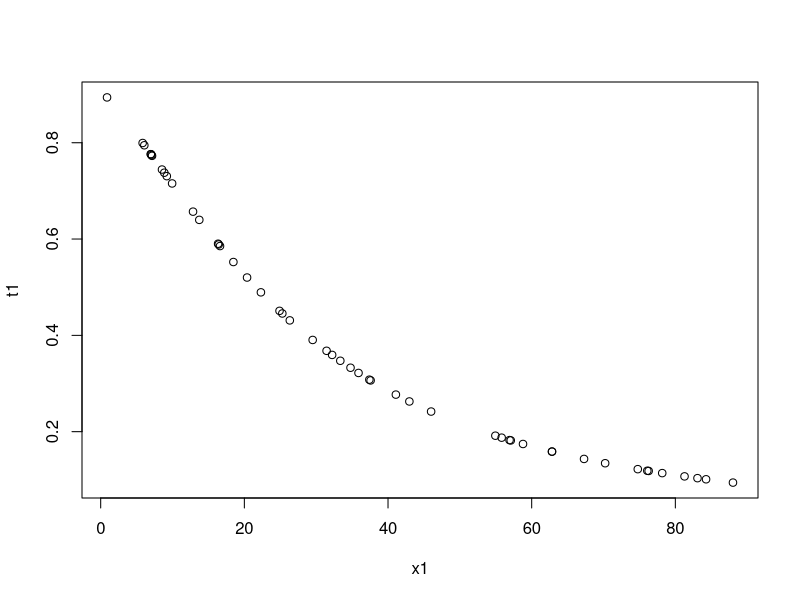
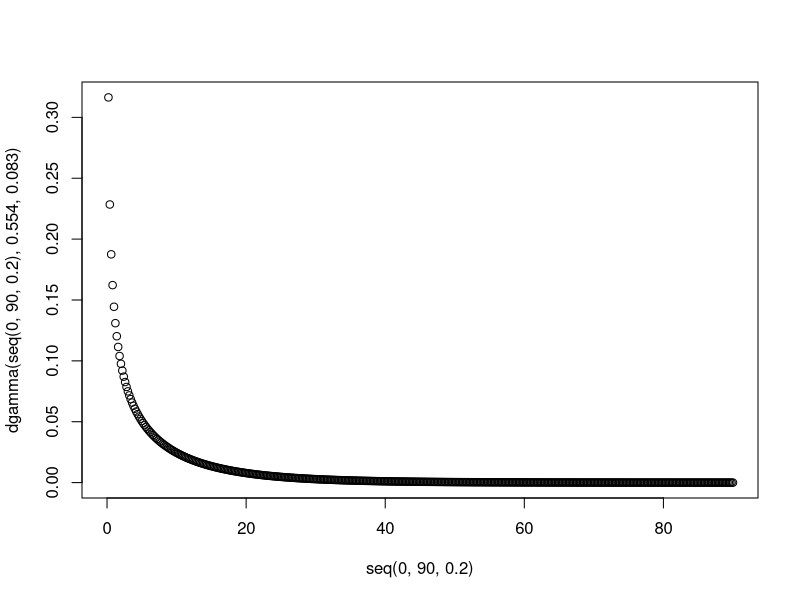
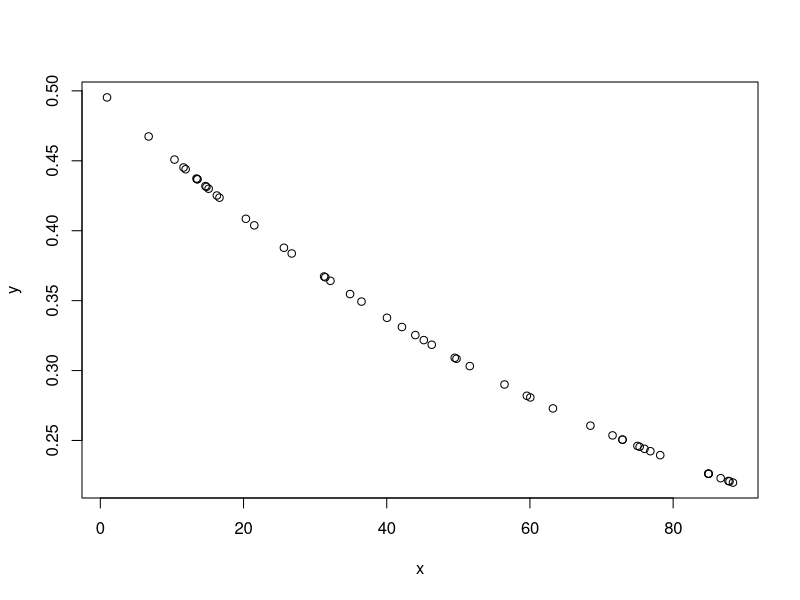
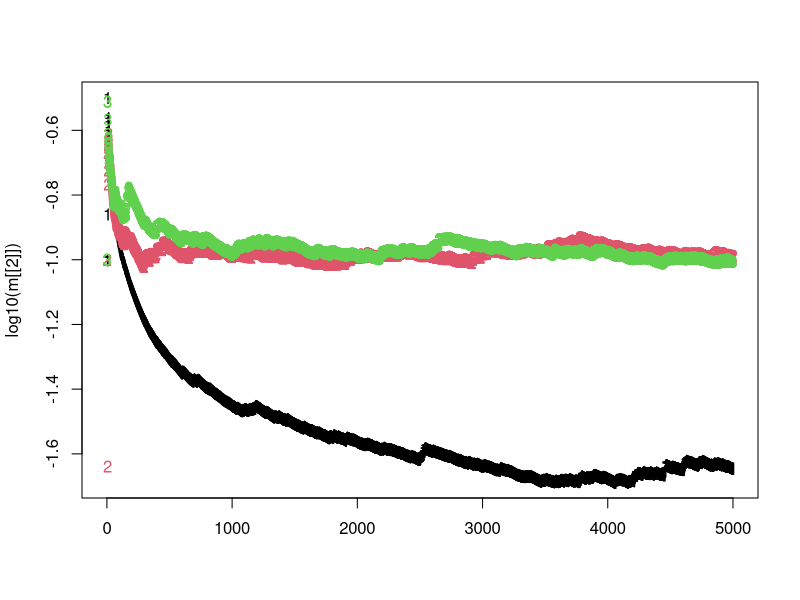
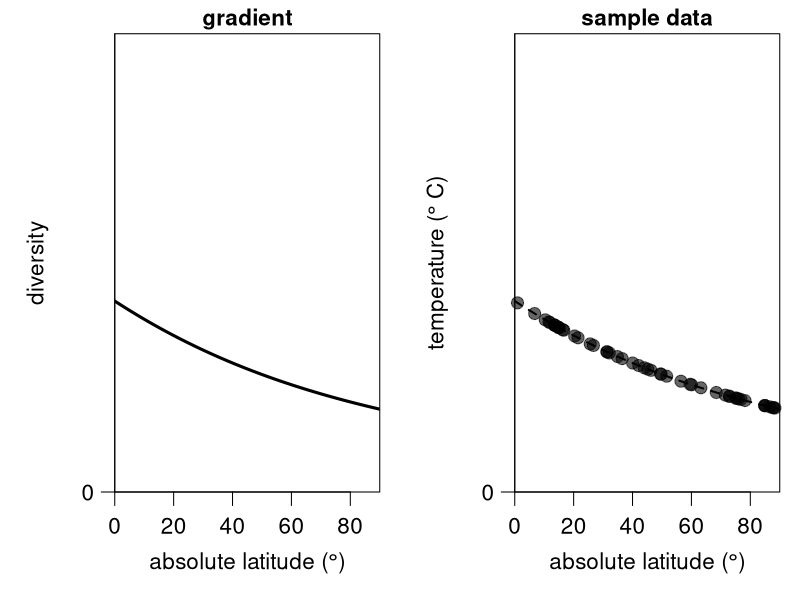
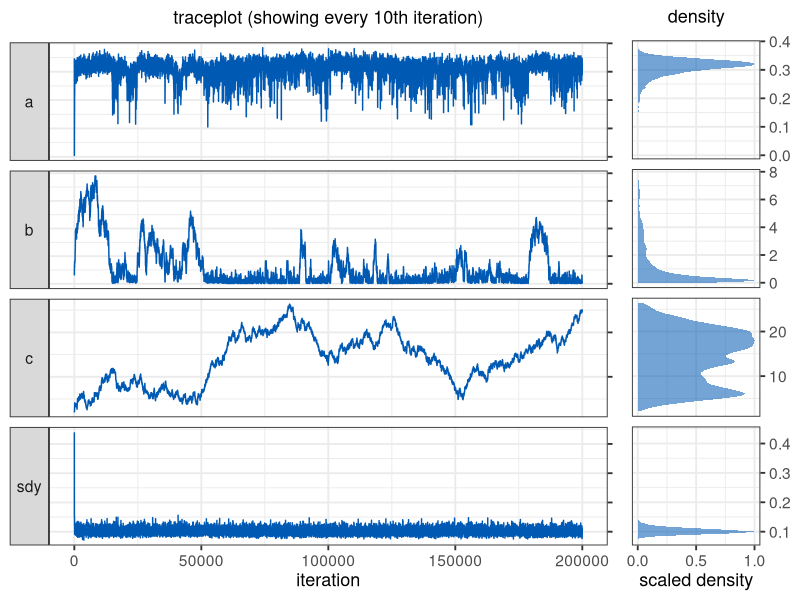
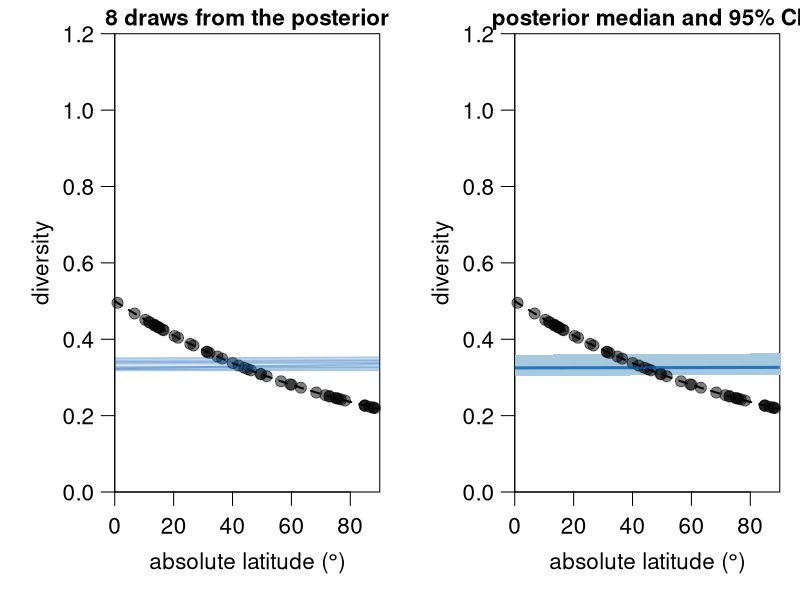
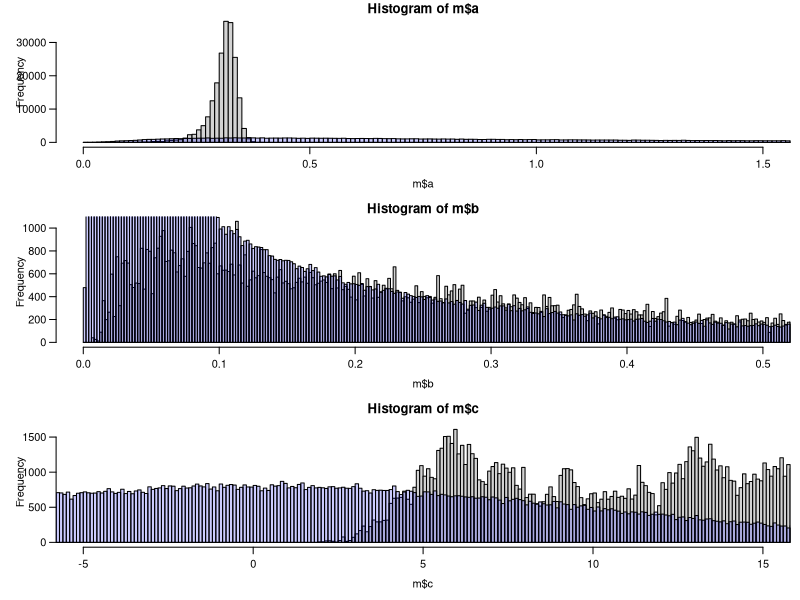

The R script that drew these images, in order:
color = rgb(0.5,0.9,1)

N = 50
x1 <- runif(N,0,90)

a = 0
b = 1
c = -1
sdy = 0
t1 <- 1/(0.1*b*(x1/10-c)^2+1) +a+ rnorm(N,0,sdy)

plot(x1,t1)

plot(seq(0,90,.2), dgamma(seq(0,90,.2),0.554,0.083))

summary(glm(t1~x1, family = Gamma))

glmGamma <- glm(t1 ~ x1, family = Gamma(link =
                                                "identity"))
                library(MASS)
                myshape <- gamma.shape(glmGamma)
                gampred <- predict(glmGamma , type = "response", se = TRUE,
                                   dispersion = 1/myshape$alpha)
                summary(glmGamma, dispersion = 1/myshape$alpha)

#lm(t1 ~ a/(b*(x/10-c)^2+1))

######################################################
######################################################
### A Metropolis-Hastings algorithm for Latitudinal
### Temperature Gradients
###
### by Kilian Eichenseer
### February 2022
###
######################################################
######################################################
### FUNCTIONS

gradient <- function(x, coeff, sdy) { # sigma is labelled "sdy"
  a = coeff[1]
  b = coeff[2]
  c = coeff[3]
  return(1/(b*(x/100-c)^2+1)+ a + rnorm(length(x),0,sdy))
}

loglik <- function(x, y,  coeff, sdy) {
  a = coeff[1]
  b = coeff[2]
  c = coeff[3]
  pred = 1/(b*(x/100-c)^2+1)+a
  return(sum(dnorm(y, mean = pred, sd = sdy, log = TRUE)))
}

logprior <- function(coeff) {
  return(sum(c(
    dlnorm(coeff[1], 0, 1, log = TRUE),
    dlnorm(coeff[2], -2, 1.5, log = TRUE),
    dnorm(coeff[3], 0, 10, log = TRUE))))
}

logposterior <- function(x, y, coeff, sdy){
  return (loglik(x, y, coeff, sdy) + logprior(coeff))
}

MH_propose <- function(coeff, proposal_sd){
  return(rnorm(3,mean = coeff, sd= c(.1,.1,.1)))
}

weighted_var <- function(x, weights, sum_weights) {
  sum(weights*((x-sum(weights*x)/sum_weights)^2))/(sum_weights)
}

# Main MCMCM function
run_MCMC <- function(x, y, coeff_inits, sdy_init, nIter, proposal_sd_init = rep(0.1,3), nAdapt = 10000){
  ### Initialisation
  coefficients = array(dim = c(nIter,3)) # set up array to store coefficients
  coefficients[1,] = coeff_inits # initialise coefficients
  sdy = rep(NA_real_,nIter) # set up vector to store sdy
  sdy[1] = sdy_init # intialise sdy
  A_sdy = 3 # parameter for the prior on the inverse gamma distribution of sdy
  B_sdy = 0.1 # parameter for the prior on the inverse gamma distribution of sdy
  n <- length(y)
  shape_sdy <- A_sdy+n/2 # shape parameter for the inverse gamma
  sd_it <- 1
  coeff_sd <- array(NA_real_,dim = c(nAdapt,3))
  coeff_sd[1:2,] <- proposal_sd_init
  coeff_diff <- array(NA_real_,dim = c(nAdapt,3))
  allWeights <- exp((-(nAdapt-2)):0/1000)

  ### The MCMC loop
  for (i in 2:nIter){

    ## 1. Gibbs step to estimate sdy
    sdy[i] = sqrt(1/rgamma(1,shape_sdy,B_sdy+0.5*sum((y-gradient(x,coefficients[i-1,],0))^2)))

    ## 2. Metropolis-Hastings step to estimate the regression coefficients
    proposal = MH_propose(coefficients[i-1,],coeff_sd[sd_it,]) # new proposed values
    if(any(proposal[c(1,2)] <= 0)) HR = 0 else # Q and nu need to be >0
      # Hasting's ratio of the proposal
      HR = exp(logposterior(x = x, y = y, coeff = proposal, sdy = sdy[i]) -
                 logposterior(x = x, y = y, coeff = coefficients[i-1,], sdy = sdy[i]))

    #if(gradient(65, proposal,0) >10) HR = 0
    # accept proposal with probability = min(HR,1)
    if (runif(1) < HR){
      coefficients[i,] = proposal
      # if proposal is rejected, keep the values from the previous iteration
    }else{
      coefficients[i,] = coefficients[i-1,]
    }
    # Adaptation of proposal SD
    if(i < nAdapt){

      coeff_diff[i,] <- coefficients[i,]-coefficients[i-1,]
      if(i>=3) {
        weights = allWeights[(nAdapt-i+2):nAdapt-1]
        sum_weights = sum(weights)
        weighted_var_coeff <- apply(coeff_diff[2:i,], 2, function(f) weighted_var(
          f, weights = weights, sum_weights = sum_weights))


        coeff_sd[i+1,] <- ifelse(weighted_var_coeff==0,
                                 sqrt(coeff_sd[i,]^2/10),
                                 sqrt(2.4^2 * weighted_var_coeff))
      }
      sd_it <- i
    }
  } # end of the MCMC loop

  ###  Function output
  output = list(data.frame(a = coefficients[,1],
                           b = coefficients[,2],
                           c = coefficients[,3],
                           sdy = sdy),
                coeff_sd)
  return(output)
}
# for plotting the 95 % CI shading
error_polygon <- function(x,en,ep,color) {
  polygon( c(x[1], x, x[length(x)], x[length(x)], rev(x), x[1]),
           c((ep)[1],ep, (ep)[length(ep)], (en)[length(en)], rev(en), (en)[1]),
           border = NA, col = color)
}


### Data creation
set.seed(2)
sample_lat <- runif(50,0,90)
sample_data <- data.frame(
  x = sample_lat,
  y = gradient(x = sample_lat, coeff = c(a,b,c), sd = sdy))

plot(sample_data)
### Analysis
nIter <- 200000
system.time({m <- run_MCMC(x = sample_data$x, y = sample_data$y,
                           coeff_inits = c(0.8,0.12,2), sdy_init = 0.03, nIter = nIter,
                           nAdapt = 5000)})
matplot(log10(m[[2]]))

#m[[2]][5000,]
######################################################
######################################################
### PLOTS

######################################################
## Plots of the data


layout(matrix(c(1,2), nrow = 1, ncol = 2, byrow = TRUE))

par(mar = c(4,4.25,1.25,0.75), las = 1, mgp = c(2.25,0.75,0), cex = 1.35)
latitude <- seq(0,90,by=0.2)
diversity <- gradient(x = latitude, coeff = c(a, b, c), sd = 0)
plot(latitude, diversity, type = "l", lwd = 3, ylim = c(0,1.2),
     xlab = expression ("absolute latitude ("*degree*")"), yaxt = "n",
     ylab = expression("diversity"), yaxs = "i", xaxs = "i",
     xlim = c(0,90), main = "gradient", cex.main = 1)
axis(2,seq(-5,30,5),c(NA,0,NA,10,NA,20,NA,30))


plot(latitude, diversity, type = "l", lwd = 2, ylim = c(0,1.2),
     xlab = expression ("absolute latitude ("*degree*")"), yaxt = "n",
     ylab = expression("temperature ("*degree~"C)"), yaxs = "i", xaxs = "i",
     xlim = c(0,90), main = "sample data", lty= 2, cex.main = 1)
points(sample_data$x, sample_data$y,  pch = 19, cex = 1.2, col = rgb(0,0,0,0.6), xpd = T)
axis(2,seq(-5,30,5),c(NA,0,NA,10,NA,20,NA,30))
par(mfrow = c(1,1))
######################################################
## Posterior checks

library(ggplot2)
library(dplyr)
library(reshape)
library(cowplot)
m <- m[[1]] %>% mutate(iteration = 1:nrow(.))
mm <- melt(m,id.vars = "iteration")
mm <- mm %>% mutate(trueval = rep(c(a, b,c, sdy), each = nrow(m)))

facet.labs = c("F", "K", "M", "Q", expression(nu), expression(sigma["y"]))
names(facet.labs) <- c("A", "K", "M", "Q", "nu", "sdy")

p1 <- ggplot(mm %>% filter(iteration %% 10 == 0)) + geom_line(aes(x = iteration, y = value),
                                                              colour = rgb(0,0.35,0.7,1))+
  facet_grid(variable ~ ., switch = "y",scales = "free_y",
             labeller = labeller(variable = facet.labs)) +
  theme(legend.position = "none")+
  theme_bw(base_size = 14)+
  theme(strip.text.y.left = element_text(angle = 0))+
  scale_y_continuous(position = "right")+
  ylab(NULL)+
  ggtitle(expression("traceplot (showing every 10th"~"iteration)"))+
  theme(plot.title = element_text(size = 13, face = "bold",hjust = 0.5),
        axis.title=element_text(size=13), axis.text.y=element_blank(),)


p2 <- ggplot(mm %>% filter(iteration %% 10 == 0)) +
  #geom_vline(aes(xintercept = trueval), colour = "black", size = 1,linetype = "solid")+

  stat_density(aes(x = value, y =..scaled..),
               fill = rgb(0,0.35,0.7,0.55), size = 1.5)+
  facet_grid(variable ~ ., scales = "free_y")+
  theme(legend.position = "none")+
  theme_bw(base_size = 14)+
  theme(strip.background = element_blank(),
        strip.text.y = element_blank())+
  scale_y_continuous(position = "left",breaks = c(0,0.5,1))+
  scale_x_continuous(position = "top")+
  coord_flip()+
  ylab("scaled density")+
  xlab(NULL)+
  ggtitle(expression("density"))+
  theme(plot.title = element_text(size = 13, face = "bold",hjust = 0.5),
        axis.title=element_text(size=13))

plot_grid(p1, p2, ncol = 2, labels = c("", ""),
          rel_widths = c(7,2))


######################################################
## Gradient from posterior
burnin <- 10000
layout(matrix(c(1,2), nrow = 1, ncol = 2, byrow = TRUE))
par(mar = c(4,4.25,1.25,0.75), las = 1, mgp = c(2.25,0.75,0), cex = 1.35)
latitude <- seq(0,90,by=0.5)
diversity <- gradient(x = latitude, coeff = c(a, b, c), sdy = 0)
plot(latitude, diversity, type = "l", lwd = 2, ylim = c(0,1.2),
     xlab = expression ("absolute latitude ("*degree*")"),
     ylab = "diversity", yaxs = "i", xaxs = "i", lty = 2,
     xlim = c(0,90), main = "8 draws from the posterior", cex.main = 1)
points(sample_data$x, sample_data$y,  pch = 19, cex = 1.1, col = rgb(0,0,0,0.5), xpd = T)
replicate(8, points(latitude, gradient(x = latitude, coeff =
                                         unlist(m[sample((burnin+1):nIter,1),1:3]), sdy = 0),
                    type = "l", col = rgb(0,0.35,0.7,0.33), lwd = 2))
#axis(2,seq(-5,30,5),c(NA,0,NA,10,NA,20,NA,30))

# Calculate confidence intervals
sample_it <- sample((burnin+1):nIter,1000)
grad_025 <- sapply(1:length(latitude), function(f) quantile(
  apply(m[sample_it,1:3],1,function(a) gradient(x=latitude[f], coeff =  a, sdy = 0)),
  probs = 0.025))
grad_975 <- sapply(1:length(latitude), function(f) quantile(
  apply(m[sample_it,1:3],1,function(a) gradient(x=latitude[f], coeff =  a, sdy = 0)),
  probs = 0.975))

# Calculate confidence intervals
sample_it <- sample((burnin+1):nIter,1000)
grad_025 <- sapply(1:length(latitude), function(f) quantile(
  apply(m[sample_it,1:3],1,function(a) gradient(x=latitude[f], coeff =  a, sdy = 0)),
  probs = 0.025))
grad_975 <- sapply(1:length(latitude), function(f) quantile(
  apply(m[sample_it,1:3],1,function(a) gradient(x=latitude[f], coeff =  a, sdy = 0)),
  probs = 0.975))

plot(latitude, diversity, type = "n", lwd = 2, ylim = c(0,1.2),
     xlab = expression ("absolute latitude ("*degree*")"),
     ylab = "diversity", yaxs = "i", xaxs = "i", lty = 2,
     xlim = c(0,90), main = "posterior median and 95% CI", cex.main = 1)

error_polygon <- function(x,en,ep,color) {
  polygon( c(x[1], x, x[length(x)], x[length(x)], rev(x), x[1]),
           c((ep)[1],ep, (ep)[length(ep)], (en)[length(en)], rev(en), (en)[1]),
           border = NA, col = color)
}
error_polygon(latitude,grad_025,grad_975,rgb(0.65,0.79,0.87,1))
points(sample_data$x, sample_data$y,  pch = 19, cex = 1.1, col = rgb(0,0,0,0.5), xpd = T)

points(latitude, gradient(x=latitude, coeff =  apply(m[sample_it,1:3],2,median),
                          sdy = 0), type = "l", lwd = 3, col = rgb(0,0.35,0.7,0.75))
points(latitude, diversity, type = "l", lwd = 2, lty = 2)
#axis(2,seq(-5,30,5),c(NA,0,NA,10,NA,20,NA,30))

par(mfrow = c(1,1))

par(mfrow = c(3,1))
hist(m$a,seq(0,1000,0.01), xlim = c(0,1.5))
pri1 <- rlnorm(nIter,0,1)
hist(pri1,seq(0,1000,0.01), col = rgb(0,0,1,0.2), add = T)

hist(m$b,seq(0,1000,0.002), xlim = c(0,0.5))
pri2 <- rlnorm(nIter,-2,1.5)
hist(pri2,seq(0,1000,0.002), col = rgb(0,0,1,0.2), add = T)

hist(m$c,seq(-100,100,0.1), xlim = c(-5,15))
pri3 <- rnorm(nIter,0,10)
hist(pri3,seq(-100,100,0.1), col = rgb(0,0,1,0.2), add = T)
